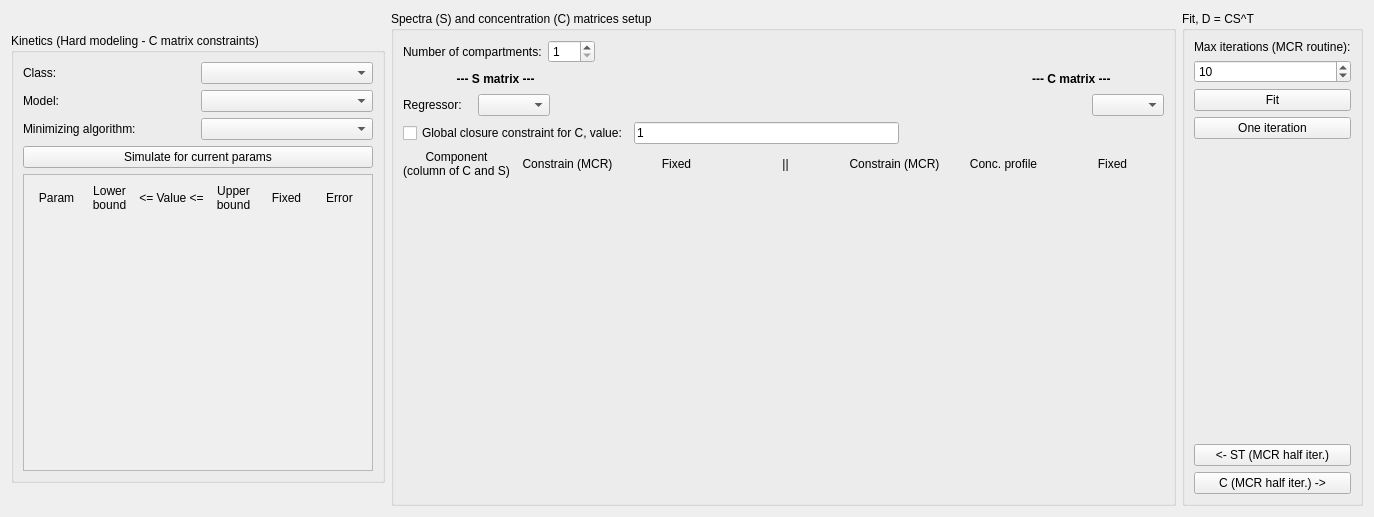
<?xml version="1.0" encoding="UTF-8"?>
<ui version="4.0">
 <class>Form</class>
 <widget class="QWidget" name="Form">
  <property name="geometry">
   <rect>
    <x>0</x>
    <y>0</y>
    <width>1374</width>
    <height>517</height>
   </rect>
  </property>
  <property name="sizePolicy">
   <sizepolicy hsizetype="MinimumExpanding" vsizetype="MinimumExpanding">
    <horstretch>0</horstretch>
    <verstretch>0</verstretch>
   </sizepolicy>
  </property>
  <property name="windowTitle">
   <string>Form</string>
  </property>
  <layout class="QGridLayout" name="main_layout">
   <item row="0" column="0">
    <layout class="QHBoxLayout" name="horizontalLayout_3">
     <item>
      <widget class="QGroupBox" name="groupBox">
       <property name="maximumSize">
        <size>
         <width>16777215</width>
         <height>450</height>
        </size>
       </property>
       <property name="title">
        <string>Kinetics (Hard modeling - C matrix constraints)</string>
       </property>
       <layout class="QGridLayout" name="gridLayout_5">
        <item row="0" column="0">
         <layout class="QVBoxLayout" name="verticalLayout_2">
          <item>
           <layout class="QGridLayout" name="gridLayout_3">
            <item row="1" column="0">
             <widget class="QLabel" name="label_22">
              <property name="sizePolicy">
               <sizepolicy hsizetype="Minimum" vsizetype="Preferred">
                <horstretch>0</horstretch>
                <verstretch>0</verstretch>
               </sizepolicy>
              </property>
              <property name="text">
               <string>Model:</string>
              </property>
             </widget>
            </item>
            <item row="2" column="0">
             <widget class="QLabel" name="label_9">
              <property name="sizePolicy">
               <sizepolicy hsizetype="Minimum" vsizetype="Preferred">
                <horstretch>0</horstretch>
                <verstretch>0</verstretch>
               </sizepolicy>
              </property>
              <property name="text">
               <string>Minimizing algorithm:</string>
              </property>
             </widget>
            </item>
            <item row="0" column="0">
             <widget class="QLabel" name="label_2">
              <property name="sizePolicy">
               <sizepolicy hsizetype="Minimum" vsizetype="Preferred">
                <horstretch>0</horstretch>
                <verstretch>0</verstretch>
               </sizepolicy>
              </property>
              <property name="text">
               <string>Class:</string>
              </property>
             </widget>
            </item>
            <item row="0" column="1">
             <widget class="QComboBox" name="cbClass">
              <property name="sizePolicy">
               <sizepolicy hsizetype="Preferred" vsizetype="Fixed">
                <horstretch>0</horstretch>
                <verstretch>0</verstretch>
               </sizepolicy>
              </property>
             </widget>
            </item>
            <item row="1" column="1">
             <widget class="QComboBox" name="cbModel"/>
            </item>
            <item row="2" column="1">
             <widget class="QComboBox" name="cbMethod">
              <property name="sizePolicy">
               <sizepolicy hsizetype="Preferred" vsizetype="Fixed">
                <horstretch>0</horstretch>
                <verstretch>0</verstretch>
               </sizepolicy>
              </property>
             </widget>
            </item>
           </layout>
          </item>
          <item>
           <widget class="QPushButton" name="btnSimulateModel">
            <property name="text">
             <string>Simulate for current params</string>
            </property>
            <property name="checkable">
             <bool>false</bool>
            </property>
            <property name="checked">
             <bool>false</bool>
            </property>
            <property name="autoRepeat">
             <bool>false</bool>
            </property>
            <property name="autoDefault">
             <bool>false</bool>
            </property>
           </widget>
          </item>
          <item>
           <widget class="QScrollArea" name="scrollArea">
            <property name="sizePolicy">
             <sizepolicy hsizetype="Preferred" vsizetype="Expanding">
              <horstretch>0</horstretch>
              <verstretch>0</verstretch>
             </sizepolicy>
            </property>
            <property name="minimumSize">
             <size>
              <width>350</width>
              <height>0</height>
             </size>
            </property>
            <property name="maximumSize">
             <size>
              <width>16777215</width>
              <height>16777215</height>
             </size>
            </property>
            <property name="widgetResizable">
             <bool>true</bool>
            </property>
            <widget class="QWidget" name="scrollAreaWidgetContents">
             <property name="geometry">
              <rect>
               <x>0</x>
               <y>0</y>
               <width>348</width>
               <height>282</height>
              </rect>
             </property>
             <layout class="QGridLayout" name="gridLayout_4">
              <item row="0" column="0">
               <layout class="QGridLayout" name="glKinetics">
                <item row="0" column="4">
                 <widget class="QLabel" name="label_7">
                  <property name="text">
                   <string>Fixed</string>
                  </property>
                  <property name="alignment">
                   <set>Qt::AlignCenter</set>
                  </property>
                 </widget>
                </item>
                <item row="0" column="0">
                 <widget class="QLabel" name="label_3">
                  <property name="text">
                   <string>Param</string>
                  </property>
                  <property name="alignment">
                   <set>Qt::AlignCenter</set>
                  </property>
                  <property name="margin">
                   <number>0</number>
                  </property>
                 </widget>
                </item>
                <item row="0" column="5">
                 <widget class="QLabel" name="label_8">
                  <property name="text">
                   <string>Error</string>
                  </property>
                  <property name="alignment">
                   <set>Qt::AlignCenter</set>
                  </property>
                 </widget>
                </item>
                <item row="0" column="3">
                 <widget class="QLabel" name="label_6">
                  <property name="text">
                   <string>Upper
bound</string>
                  </property>
                  <property name="alignment">
                   <set>Qt::AlignCenter</set>
                  </property>
                 </widget>
                </item>
                <item row="0" column="1">
                 <widget class="QLabel" name="label_4">
                  <property name="text">
                   <string>Lower
bound</string>
                  </property>
                  <property name="alignment">
                   <set>Qt::AlignCenter</set>
                  </property>
                 </widget>
                </item>
                <item row="0" column="2">
                 <widget class="QLabel" name="label_5">
                  <property name="text">
                   <string>&lt;= Value &lt;=</string>
                  </property>
                  <property name="alignment">
                   <set>Qt::AlignCenter</set>
                  </property>
                 </widget>
                </item>
               </layout>
              </item>
              <item row="1" column="0">
               <spacer name="verticalSpacer">
                <property name="orientation">
                 <enum>Qt::Vertical</enum>
                </property>
                <property name="sizeHint" stdset="0">
                 <size>
                  <width>20</width>
                  <height>40</height>
                 </size>
                </property>
               </spacer>
              </item>
             </layout>
            </widget>
           </widget>
          </item>
         </layout>
        </item>
       </layout>
      </widget>
     </item>
     <item>
      <widget class="QGroupBox" name="groupBox_3">
       <property name="title">
        <string>Spectra (S) and concentration (C) matrices setup</string>
       </property>
       <layout class="QGridLayout" name="gridLayout_2">
        <item row="0" column="0">
         <layout class="QVBoxLayout" name="verticalLayout">
          <item>
           <layout class="QHBoxLayout" name="horizontalLayout">
            <item>
             <widget class="QLabel" name="label">
              <property name="text">
               <string>Number of compartments:</string>
              </property>
             </widget>
            </item>
            <item>
             <widget class="QSpinBox" name="sbN">
              <property name="minimum">
               <number>1</number>
              </property>
              <property name="maximum">
               <number>100</number>
              </property>
             </widget>
            </item>
            <item>
             <spacer name="horizontalSpacer_2">
              <property name="orientation">
               <enum>Qt::Horizontal</enum>
              </property>
              <property name="sizeHint" stdset="0">
               <size>
                <width>40</width>
                <height>20</height>
               </size>
              </property>
             </spacer>
            </item>
           </layout>
          </item>
          <item>
           <layout class="QHBoxLayout" name="horizontalLayout_4">
            <item>
             <widget class="QLabel" name="label_13">
              <property name="font">
               <font>
                <pointsize>9</pointsize>
                <weight>75</weight>
                <bold>true</bold>
               </font>
              </property>
              <property name="text">
               <string>                --- S matrix ---</string>
              </property>
              <property name="textFormat">
               <enum>Qt::AutoText</enum>
              </property>
              <property name="alignment">
               <set>Qt::AlignCenter</set>
              </property>
              <property name="margin">
               <number>0</number>
              </property>
             </widget>
            </item>
            <item>
             <spacer name="horizontalSpacer_4">
              <property name="orientation">
               <enum>Qt::Horizontal</enum>
              </property>
              <property name="sizeHint" stdset="0">
               <size>
                <width>37</width>
                <height>19</height>
               </size>
              </property>
             </spacer>
            </item>
            <item>
             <widget class="QLabel" name="label_21">
              <property name="font">
               <font>
                <pointsize>9</pointsize>
                <weight>75</weight>
                <bold>true</bold>
               </font>
              </property>
              <property name="text">
               <string>--- C matrix ---                </string>
              </property>
              <property name="textFormat">
               <enum>Qt::AutoText</enum>
              </property>
              <property name="alignment">
               <set>Qt::AlignCenter</set>
              </property>
              <property name="margin">
               <number>0</number>
              </property>
             </widget>
            </item>
           </layout>
          </item>
          <item>
           <layout class="QHBoxLayout" name="horizontalLayout_2">
            <item>
             <widget class="QLabel" name="label_14">
              <property name="text">
               <string>Regressor:   </string>
              </property>
             </widget>
            </item>
            <item>
             <widget class="QComboBox" name="cbRegressorS"/>
            </item>
            <item>
             <spacer name="horizontalSpacer_3">
              <property name="orientation">
               <enum>Qt::Horizontal</enum>
              </property>
              <property name="sizeHint" stdset="0">
               <size>
                <width>37</width>
                <height>19</height>
               </size>
              </property>
             </spacer>
            </item>
            <item>
             <widget class="QLabel" name="label_20">
              <property name="text">
               <string/>
              </property>
             </widget>
            </item>
            <item>
             <widget class="QComboBox" name="cbRegressorC"/>
            </item>
           </layout>
          </item>
          <item>
           <layout class="QHBoxLayout" name="horizontalLayout_5">
            <item>
             <widget class="QCheckBox" name="cbClosureConstraintC">
              <property name="text">
               <string>Global closure constraint for C, value:</string>
              </property>
             </widget>
            </item>
            <item>
             <widget class="QLineEdit" name="txbClosureConstrValue">
              <property name="text">
               <string>1</string>
              </property>
             </widget>
            </item>
            <item>
             <spacer name="horizontalSpacer_5">
              <property name="orientation">
               <enum>Qt::Horizontal</enum>
              </property>
              <property name="sizeHint" stdset="0">
               <size>
                <width>34</width>
                <height>19</height>
               </size>
              </property>
             </spacer>
            </item>
           </layout>
          </item>
          <item>
           <layout class="QGridLayout" name="glSC_setup">
            <item row="0" column="0">
             <widget class="QLabel" name="label_11">
              <property name="text">
               <string>Component
(column of C and S)</string>
              </property>
              <property name="alignment">
               <set>Qt::AlignCenter</set>
              </property>
              <property name="margin">
               <number>0</number>
              </property>
             </widget>
            </item>
            <item row="0" column="2">
             <widget class="QLabel" name="label_16">
              <property name="text">
               <string>Fixed</string>
              </property>
              <property name="alignment">
               <set>Qt::AlignCenter</set>
              </property>
             </widget>
            </item>
            <item row="0" column="5">
             <widget class="QLabel" name="label_17">
              <property name="text">
               <string>Conc. profile</string>
              </property>
              <property name="alignment">
               <set>Qt::AlignCenter</set>
              </property>
             </widget>
            </item>
            <item row="0" column="4">
             <widget class="QLabel" name="label_15">
              <property name="text">
               <string>Constrain (MCR)</string>
              </property>
              <property name="alignment">
               <set>Qt::AlignCenter</set>
              </property>
             </widget>
            </item>
            <item row="0" column="1">
             <widget class="QLabel" name="label_18">
              <property name="text">
               <string>Constrain (MCR)</string>
              </property>
              <property name="alignment">
               <set>Qt::AlignCenter</set>
              </property>
             </widget>
            </item>
            <item row="0" column="6">
             <widget class="QLabel" name="label_10">
              <property name="text">
               <string>Fixed</string>
              </property>
              <property name="alignment">
               <set>Qt::AlignCenter</set>
              </property>
             </widget>
            </item>
            <item row="0" column="3">
             <widget class="QLabel" name="label_19">
              <property name="text">
               <string>||</string>
              </property>
              <property name="alignment">
               <set>Qt::AlignCenter</set>
              </property>
             </widget>
            </item>
           </layout>
          </item>
          <item>
           <spacer name="verticalSpacer_2">
            <property name="orientation">
             <enum>Qt::Vertical</enum>
            </property>
            <property name="sizeType">
             <enum>QSizePolicy::Expanding</enum>
            </property>
            <property name="sizeHint" stdset="0">
             <size>
              <width>17</width>
              <height>37</height>
             </size>
            </property>
           </spacer>
          </item>
         </layout>
        </item>
       </layout>
      </widget>
     </item>
     <item>
      <widget class="QGroupBox" name="groupBox_4">
       <property name="title">
        <string>Fit, D = CS^T</string>
       </property>
       <layout class="QGridLayout" name="gridLayout">
        <item row="0" column="0">
         <layout class="QVBoxLayout" name="verticalLayout_4">
          <item>
           <widget class="QLabel" name="label_12">
            <property name="text">
             <string>Max iterations (MCR routine):</string>
            </property>
           </widget>
          </item>
          <item>
           <widget class="QSpinBox" name="sb_max_iter">
            <property name="minimum">
             <number>1</number>
            </property>
            <property name="maximum">
             <number>5000</number>
            </property>
            <property name="value">
             <number>10</number>
            </property>
           </widget>
          </item>
          <item>
           <widget class="QPushButton" name="btnFit">
            <property name="text">
             <string>Fit</string>
            </property>
            <property name="checkable">
             <bool>false</bool>
            </property>
            <property name="checked">
             <bool>false</bool>
            </property>
            <property name="autoRepeat">
             <bool>false</bool>
            </property>
            <property name="autoDefault">
             <bool>false</bool>
            </property>
           </widget>
          </item>
          <item>
           <widget class="QPushButton" name="btnOneIt">
            <property name="text">
             <string>One iteration</string>
            </property>
            <property name="checkable">
             <bool>false</bool>
            </property>
            <property name="checked">
             <bool>false</bool>
            </property>
            <property name="autoRepeat">
             <bool>false</bool>
            </property>
            <property name="autoDefault">
             <bool>false</bool>
            </property>
           </widget>
          </item>
          <item>
           <spacer name="verticalSpacer_3">
            <property name="orientation">
             <enum>Qt::Vertical</enum>
            </property>
            <property name="sizeHint" stdset="0">
             <size>
              <width>20</width>
              <height>40</height>
             </size>
            </property>
           </spacer>
          </item>
          <item>
           <widget class="QPushButton" name="btnST_calc">
            <property name="text">
             <string>&lt;- ST (MCR half iter.)</string>
            </property>
            <property name="checkable">
             <bool>false</bool>
            </property>
            <property name="checked">
             <bool>false</bool>
            </property>
            <property name="autoRepeat">
             <bool>false</bool>
            </property>
            <property name="autoDefault">
             <bool>false</bool>
            </property>
           </widget>
          </item>
          <item>
           <widget class="QPushButton" name="btnC_calc">
            <property name="text">
             <string>C (MCR half iter.) -&gt;</string>
            </property>
            <property name="checkable">
             <bool>false</bool>
            </property>
            <property name="checked">
             <bool>false</bool>
            </property>
            <property name="autoRepeat">
             <bool>false</bool>
            </property>
            <property name="autoDefault">
             <bool>false</bool>
            </property>
           </widget>
          </item>
         </layout>
        </item>
       </layout>
      </widget>
     </item>
    </layout>
   </item>
  </layout>
 </widget>
 <resources/>
 <connections/>
</ui>
